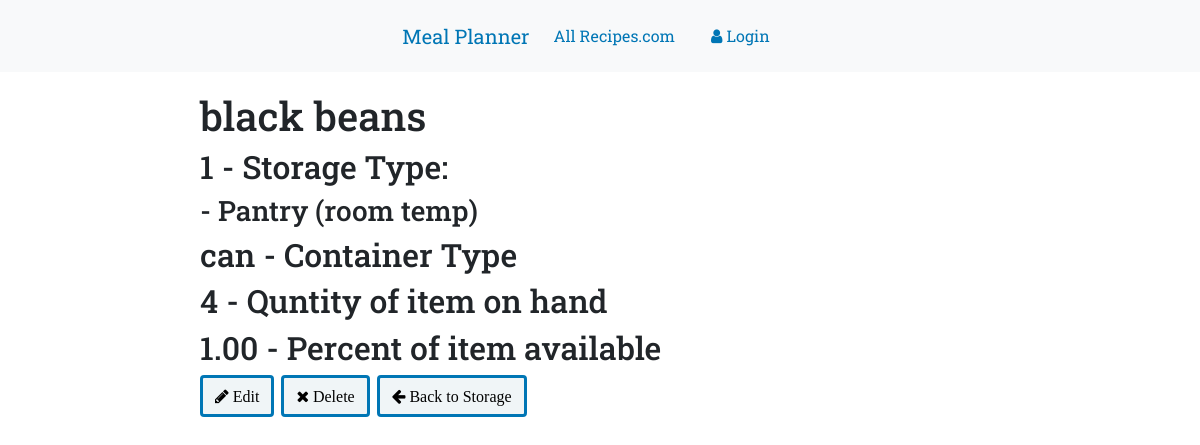
The page /storageitem/11 on the database its author committed.
### appFood/models.py (models this page shows, shortened)
class StorageItem(models.Model):
    PANTRY = 1
    FRIDGE = 2
    FREEZER = 3
    LOCALE = (
        (PANTRY, ('Room temp storage')),
        (FRIDGE, ('Fridge - cold storage')),
        (FREEZER, ('Freezer - really cold storage')),
    )
    item_name = models.CharField(max_length=250)
    storage_type = models.PositiveSmallIntegerField(choices = LOCALE, default = PANTRY,)
    container_type = models.CharField(max_length=50, default = 'null')
    quant_onHand = models.PositiveIntegerField(default=0)
    quant_amount = models.DecimalField(max_digits=5, decimal_places=2)
    item_count = models.PositiveIntegerField(default=0)
    class Meta:
        ordering = ['item_name']

### appFood/views.py (the view)
# urls.py: path('storageitem/<int:pk>', views.StorageItemDetailView.as_view(), name='storageitem_detail'),
class StorageItemDetailView(DetailView):
    model = StorageItem

### appFood/templates/appFood/storageitem_detail.html
{% extends "appFood/base.html" %}
{% block content %}
<div class="content">
  <h1 class='detail name'>{{storageitem.item_name}}</h1>
  <h2 class='item list'>{{storageitem.storage_type}} - Storage Type:</h2>
  {% if storageitem.storage_type == 1 %}
    <h3>- Pantry (room temp)</h3>
  {% elif storageitem.storage_type == 2 %}
    <h3>- Fridge</h3>
  {% elif storageitem.storage_type == 3 %}
    <h3>- Freezer</h3>
  {% endif %}
  <h2 class='item list'>{{storageitem.container_type}} - Container Type</h2>
  <h2 class='item list'>{{storageitem.quant_onHand}} - Quntity of item on hand</h2>
  <h2 class='item list'>{{storageitem.quant_amount}} - Percent of item available</h2>
  <a class='btn btn-primary' href="{% url 'storageitem_edit' pk=storageitem.pk %}">
    <span class="fa fa-pencil">  Edit  </span>
  </a>
  <a class='btn btn-primary' href="{% url 'storageitem_remove' pk=storageitem.pk %}">
    <span class="fa fa-remove">  Delete  </span>
  </a>
  <a class='btn btn-primary' href="{% url 'storageitem_list' %}">
    <span class="fa fa-arrow-left">  Back to Storage  </span>
  </a>
</div>
{% endblock %}

### appFood/static/css/food.css (style rules this page uses)
body { font-family: 'Roboto Slab', serif; }
.content { margin: 20px 200px 70px; }
.btn { outline: none; color: black; background-color: #f0f5f7; border: 3px solid #0076b5; box-shadow: 0 0 0 0; margin-right: 3px; }
a { color: #0076b5; }

### rows shown on the page
StorageItem: item_name "black beans", storage_type "1", container_type "can", quant_onHand "4", quant_amount "1.00"
